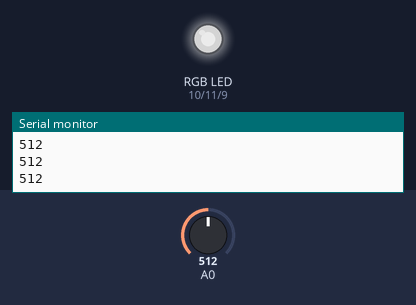
The sketch below on a simulated Arduino Uno, built with avr-gcc and run on an emulated ATmega328P. Parts: an RGB LED mixed from three pins (HIGH = lit), the last lines printed to the serial monitor. Inputs (shaded band) come from the test bench; at power-on: A0 = 512. Dim RGB values are drawn brighter than linear.

Above: at 1.2 s.
1.3 s: A0 set to 716
At 1.8 s:
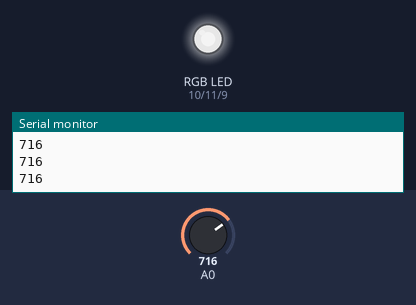
2.8 s: A0 set to 900
At 3.9 s:
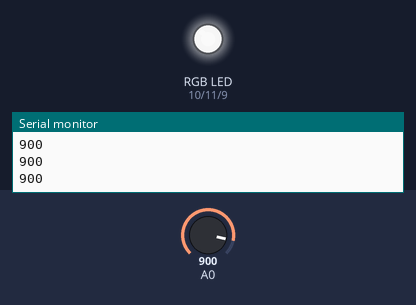
4.3 s: A0 set to 122
At 5.2 s:
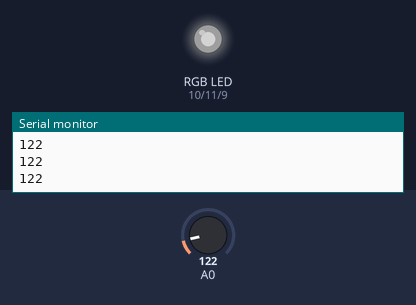
5.8 s: A0 set to 0
At 6.2 s:
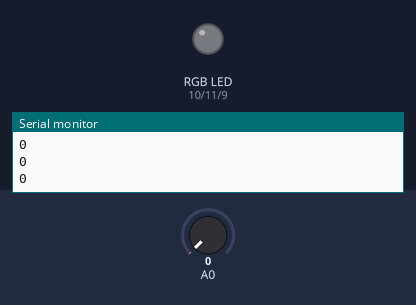
Timing chart, 0 to 8.3 s (numbered marks = the images above; inputs shaded):
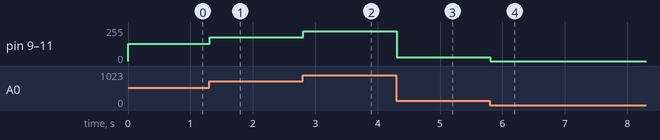

The sketch:

PushButton_LED_analogRead.ino
```cpp
const int led_blue = 9;
const int led_red = 10;
const int led_green = 11;

int val = 0;


void setup(){
  pinMode(led_blue, OUTPUT);
  pinMode(led_red, OUTPUT);
  pinMode(led_green, OUTPUT);
//analogIN端子は宣言しなくてもINPUT
  Serial.begin(9600);
}


void loop(){
  val = analogRead(0);
  //Serial.print(val);
  //Serial.print("\n");
  Serial.println(val);
  analogWrite(led_blue, val/4);
  analogWrite(led_red, val/4);
  analogWrite(led_green, val/4);
  delay(10);
}
```

Measured:
- after the input at 1.3 s, pin 9 (led_blue), pin 10 (led_red), pin 11 (led_green): 128/255 → 179/255 at once
- after the input at 2.8 s, pin 9 (led_blue), pin 10 (led_red), pin 11 (led_green): 179/255 → 225/255 at once
- after the input at 4.3 s, pin 9 (led_blue), pin 10 (led_red), pin 11 (led_green): 225/255 → 30/255 at once
- after the input at 5.8 s, pin 9 (led_blue), pin 10 (led_red), pin 11 (led_green): 30/255 → 0/255 at once
